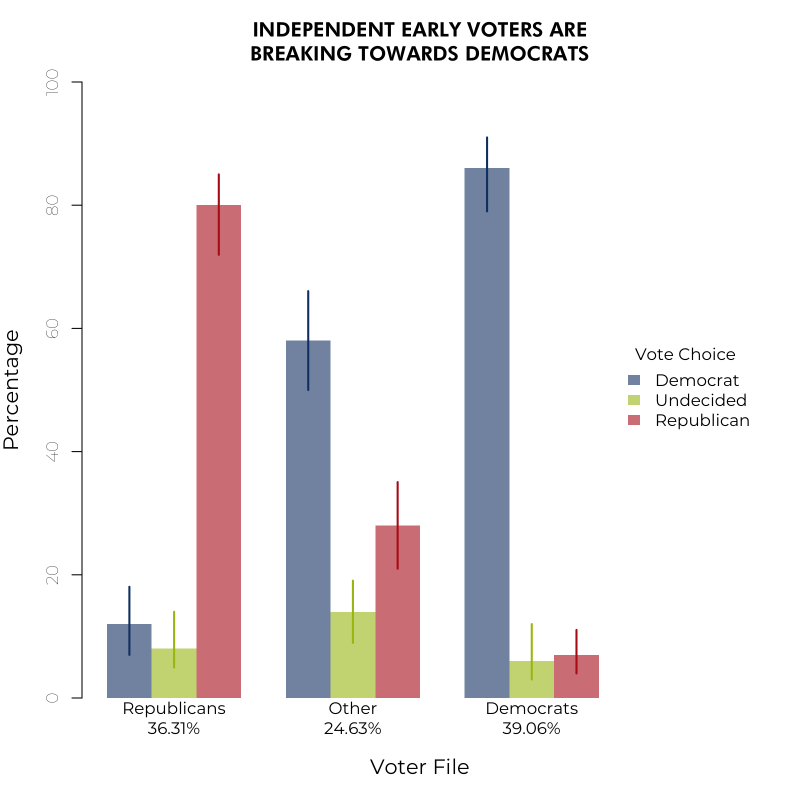
#> input picture Indep_Vote_Reg.png, 1600 x 1600 px (shown at 1/2 size)
$ python addLogo.py   (older library calls are emulated)
#> lines starting #> are read from the running program, lines starting #| are printed output that depends on the picture; pictures that were not available may be replaced by others from this repository, and a replacement may not be noted
import os
from dfpvizpy.dfpvizpy import append_images
from PIL import Image


def addLogo(fname,fac=1):
    #Create logo
#> called with fname = 'Indep_Vote_Reg.png', fac = 1
    orig = Image.open(fname)
#> orig is the input picture: PIL image 1600x1600 RGBA; mean R, G, B, A 238.5, 235.2, 236.3, 255
    width, height = orig.size
#> width = 1600; height = 1600

    logo = Image.open('dfp-line-logo-black.png')
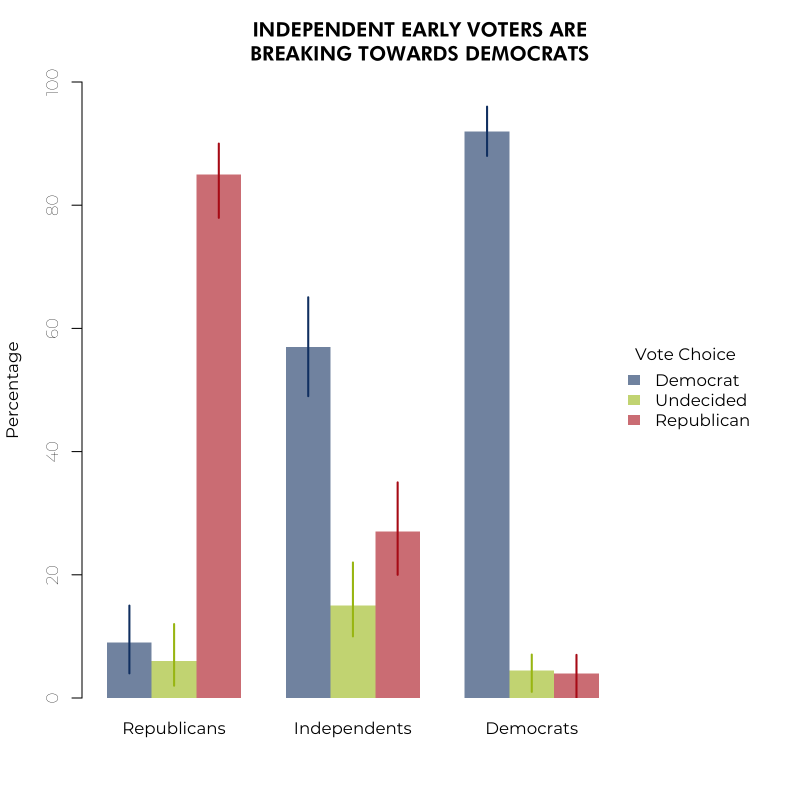
#> input picture Indep_Vote.png, 1600 x 1600 px, given in place of dfp-line-logo-black.png, which was not available (shown at 1/2 size)
#> logo is the input picture: PIL image 1600x1600 RGBA; mean R, G, B, A 238.7, 235.4, 236.6, 255
    lwidth, lheight = logo.size
#> lwidth = 1600; lheight = 1600
    lwidth = int(lwidth/fac)
    lheight = int(lheight/fac)
    logo.thumbnail((lwidth,lheight),Image.ANTIALIAS)
    new_im = Image.new('RGB', (width, lheight+10),color=(255,255,255))
#> new_im: PIL image 1600x1610 RGB; every value is 255
    new_im.paste(logo,(width-lwidth-20,5),logo)
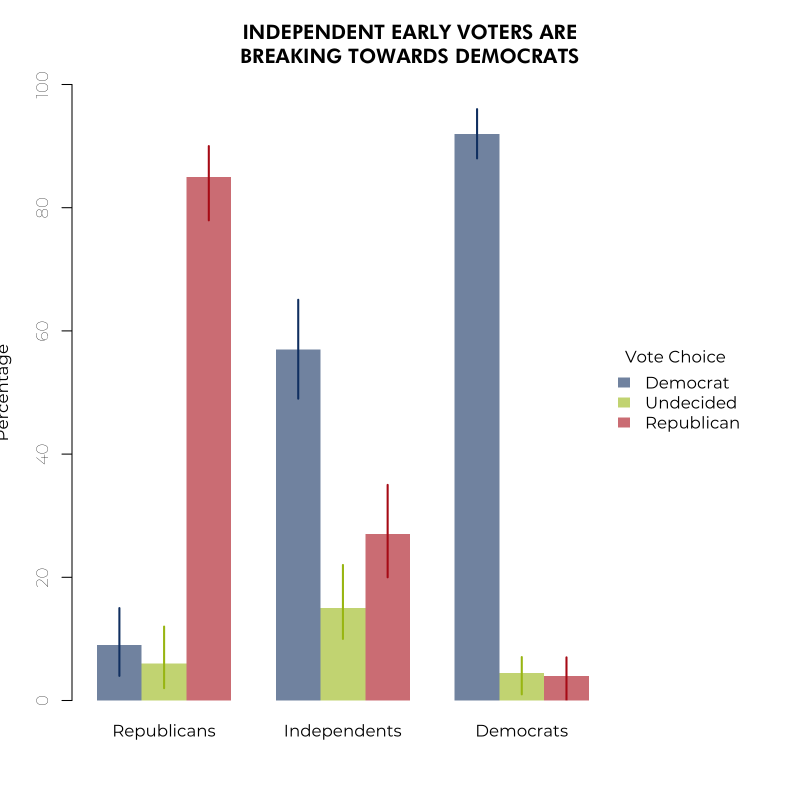
#> new_im: PIL image 1600x1610 RGB (shown at 1/2 size); mean R, G, B 238.8, 235.5, 236.7
    images = [Image.open(fname), new_im]
    combined = append_images(images, direction='vertical')
    combined.save("_"+fname)

addLogo("Indep_Vote_Reg.png")
#> (the call stopped at in addLogo, `combined = append_images(images, direction='vertical')`: dfpvizpy is not available in this run)
addLogo("Vote_Compare.png")
#> call 2 of addLogo, with fname = 'Vote_Compare.png', fac = 1
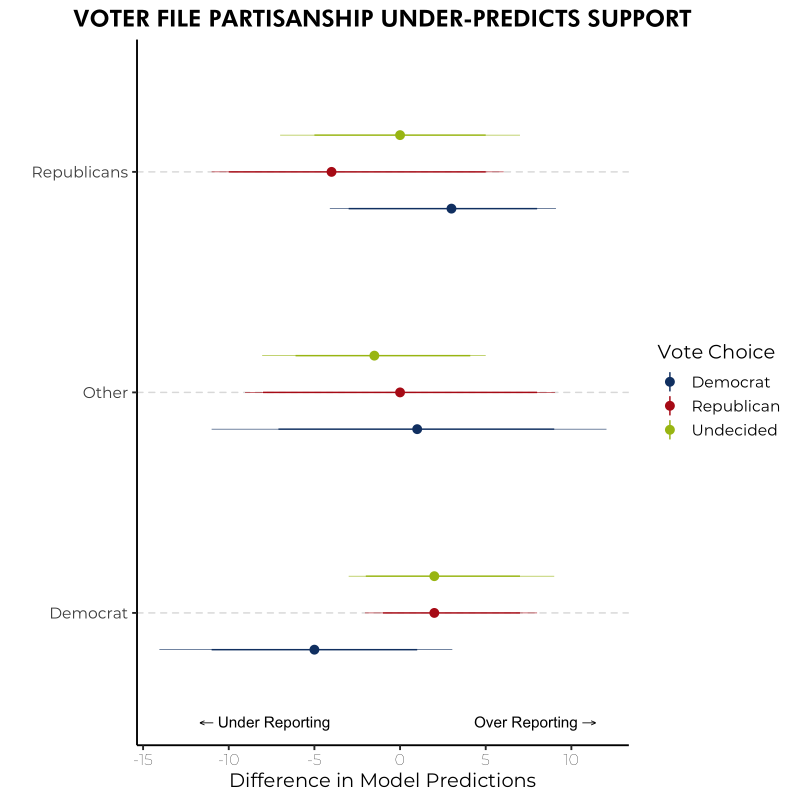
#> input picture Vote_Compare.png, 1600 x 1600 px (shown at 1/2 size)
#> in addLogo, orig is the input picture: PIL image 1600x1600 RGBA; mean R, G, B, A 250, 249.8, 249.6, 255
#> (the call stopped at in addLogo, `combined = append_images(images, direction='vertical')`: dfpvizpy is not available in this run)
